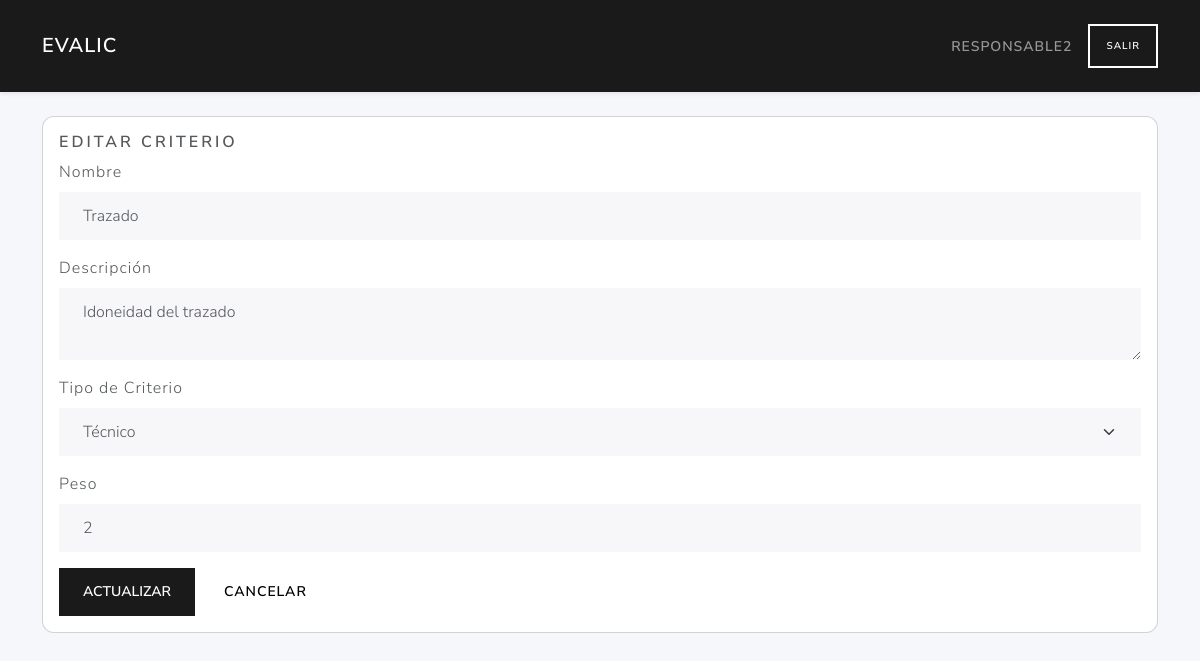
Page /criterios/7/14/edit (signed in) on the committed database.
### tables this page shows
CREATE TABLE criterios (
        id  INTEGER PRIMARY KEY AUTOINCREMENT,
        NombreCriterio TEXT NOT NULL,
        descripcion TEXT,
        peso INTEGER,
        PrecioBase INTEGER,
        PuntuacionMaxima INTEGER,                          
        tipocriterio_id INTEGER NOT NULL,
        licitacion_id INTEGER NOT NULL,
        formula_id INTEGER,                          
        FOREIGN KEY (tipocriterio_id) REFERENCES tipo_criterios(id)
        FOREIGN KEY (licitacion_id) REFERENCES licitaciones(id)
        FOREIGN KEY (formula_id) REFERENCES formulas(id)                                                             
    );

CREATE TABLE tipo_criterios (
        id INTEGER PRIMARY KEY AUTOINCREMENT,
        TipoCriterio TEXT NOT NULL UNIQUE CHECK(TipoCriterio IN ('Técnico','Económico'))
    );

### routes/criterios_routes.py (the view, shortened to what this page needs)
@criterios_bp.route('/<int:lic_id>/<int:crit_id>/edit', methods=('GET','POST'))
def edit_criterio_route(lic_id, crit_id):
    if 'user_id' not in session:
        return redirect(url_for('auth.login'))
    crit = obtener( crit_id)
    if not crit:
        flash('Criterio no encontrado', 'danger')
    return render_template(
        'criterios/edit.html',
        criterio=crit,
        tipo_opts=tipos(),
        formula_opts=formulas(),
        lic_id=lic_id
    )

### models/criterios_data.py (called while the page is built)
def get_criterio(db, criterio_id):
    return db.execute("SELECT * FROM criterios WHERE id=?", (criterio_id,)).fetchone()

def list_tipo_criterios(db):
    return db.execute("SELECT * FROM tipo_criterios").fetchall()

def list_formulas(db):
    return db.execute("SELECT * FROM formulas").fetchall()

### models/dao.py (called while the page is built)
def close_connection(exception):
    db = getattr(g, '_database', None)
    if db is not None:
        db.close()

def get_db(app):
    if 'sqlite_db' not in g:
        g.sqlite_db = sqlite3.connect(
            app.config['DATABASE'],
            detect_types=sqlite3.PARSE_DECLTYPES
        )
        g.sqlite_db.row_factory = sqlite3.Row
    return g.sqlite_db

### services/criterio_service.py (called while the page is built)
def obtener(crit_id):
    db = get_db(current_app)
    return get_criterio(db, crit_id)

def tipos():
    db = get_db(current_app)
    return list_tipo_criterios(db)

def formulas():
    db = get_db(current_app)
    return list_formulas(db)

### templates/criterios/edit.html (shortened to what this page needs)
{% extends "base.html" %}
{% block content %}
<div class="card">
  <div class="card-body">
    <h5 class="card-title">Editar Criterio</h5>
    <form method="post">
      <div class="mb-3">
        <label for="NombreCriterio" class="form-label">Nombre</label>
        <input type="text" class="form-control" id="NombreCriterio" name="NombreCriterio" value="{{ criterio.NombreCriterio }}" required>
      </div>
      <div class="mb-3">
        <label for="Descripcion" class="form-label">Descripción</label>
        <textarea class="form-control" id="Descripcion" name="Descripcion">{{ criterio.Descripcion }}</textarea>
      </div>
      <div class="mb-3">
        <label for="tipocriterio_id" class="form-label">Tipo de Criterio</label>
        <select class="form-select" id="tipocriterio_id" name="tipocriterio_id" required>
          {% for t in tipo_opts %}
          <option value="{{ t.id }}" data-tipo="{{ t.TipoCriterio }}" {% if criterio.tipocriterio_id == t.id %}selected{% endif %}>{{ t.TipoCriterio }}</option>
          {% endfor %}
        </select>
      </div>
      <div class="mb-3" id="peso-field" style="display:none;">
        <label for="Peso" class="form-label">Peso</label>
        <input type="number" class="form-control" id="Peso" name="Peso" value="{{ criterio.Peso }}">
      </div>
      <button type="submit" class="btn btn-primary">Actualizar</button>
      <a href="{{ url_for('criterios.index', lic_id=lic_id) }}" class="btn btn-secondary">Cancelar</a>
    </form>
  </div>
</div>
{% endblock %}

### templates/base.html (style rules this page uses)
body { background:#f5f7fa; }
.card { border-radius:.75rem; }

### rows in the picture
criterios: NombreCriterio "Trazado", Descripcion "Idoneidad del trazado", tipocriterio_id "Técnico", Peso "2"

### other values in the picture
{{ session['username'] }} "RESPONSABLE2"
